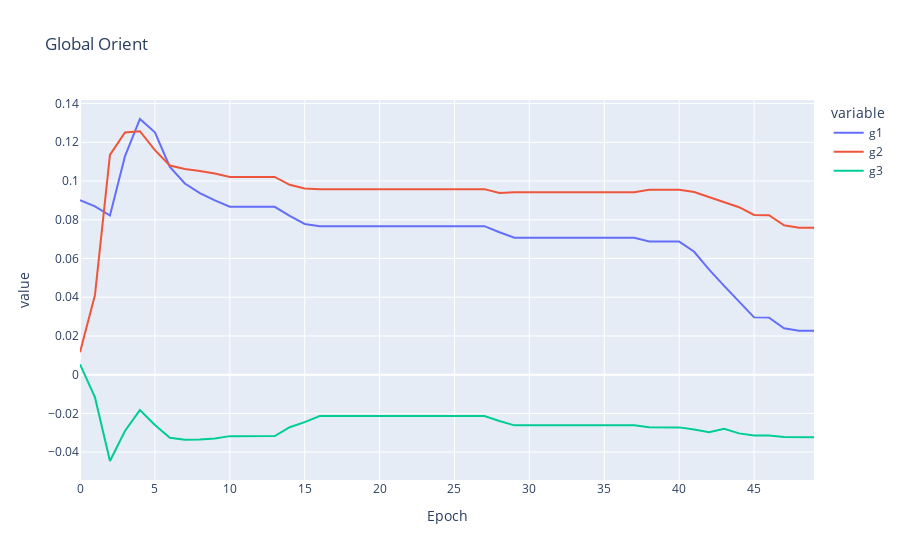

Write notebook code for a chart like this one.
### Code cell
df = pd.DataFrame(store_epoch["global_orient"])
global_orient = ["g" + str(i + 1) for i in range(3)]
df.columns = global_orient
df["Epoch"] = df.index

fig = px.line(df, x="Epoch", y=global_orient, title="Global Orient")
fig.show()

### Figure 1 — Plotly figure (JSON) as saved in the notebook; plotly's stock layout.template omitted (floating-point values rounded to 4 significant figures)
{"data": [{"hovertemplate": "variable=g1<br>Epoch=%{x}<br>value=%{y}<extra></extra>", "legendgroup": "g1", "line": {"color": "#636efa", "dash": "solid"}, "marker": {"symbol": "circle"}, "mode": "lines", "name": "g1", "orientation": "v", "showlegend": true, "type": "scatter", "x": [0, 1, 2, 3, 4, 5, 6, 7, 8, 9, 10, 11, 12, 13, 14, 15, 16, 17, 18, 19, 20, 21, 22, 23, 24, 25, 26, 27, 28, 29, 30, 31, 32, 33, 34, 35, 36, 37, 38, 39, 40, 41, 42, 43, 44, 45, 46, 47, 48, 49], "xaxis": "x", "y": [0.09009, 0.08691, 0.0822, 0.1127, 0.132, 0.1251, 0.1073, 0.09873, 0.09376, 0.08998, 0.08669, 0.08669, 0.08669, 0.08669, 0.082, 0.07783, 0.07671, 0.0767, 0.0767, 0.0767, 0.0767, 0.0767, 0.0767, 0.0767, 0.0767, 0.0767, 0.0767, 0.0767, 0.07354, 0.07072, 0.07072, 0.07072, 0.07072, 0.07072, 0.07072, 0.07072, 0.07072, 0.07072, 0.06878, 0.06875, 0.06875, 0.06346, 0.05423, 0.04586, 0.03771, 0.02959, 0.02947, 0.02393, 0.02272, 0.02272], "yaxis": "y"}, {"hovertemplate": "variable=g2<br>Epoch=%{x}<br>value=%{y}<extra></extra>", "legendgroup": "g2", "line": {"color": "#EF553B", "dash": "solid"}, "marker": {"symbol": "circle"}, "mode": "lines", "name": "g2", "orientation": "v", "showlegend": true, "type": "scatter", "x": [0, 1, 2, 3, 4, 5, 6, 7, 8, 9, 10, 11, 12, 13, 14, 15, 16, 17, 18, 19, 20, 21, 22, 23, 24, 25, 26, 27, 28, 29, 30, 31, 32, 33, 34, 35, 36, 37, 38, 39, 40, 41, 42, 43, 44, 45, 46, 47, 48, 49], "xaxis": "x", "y": [0.01163, 0.04116, 0.1135, 0.1251, 0.1257, 0.1159, 0.108, 0.1062, 0.1052, 0.1039, 0.1021, 0.1021, 0.1021, 0.1021, 0.09805, 0.09609, 0.09581, 0.09581, 0.09581, 0.09581, 0.09581, 0.09581, 0.09581, 0.09581, 0.09581, 0.09581, 0.09581, 0.09581, 0.09382, 0.09423, 0.09423, 0.09423, 0.09423, 0.09423, 0.09423, 0.09423, 0.09423, 0.09423, 0.09545, 0.09546, 0.09546, 0.09428, 0.09167, 0.08943, 0.08647, 0.08247, 0.08235, 0.07717, 0.07592, 0.07592], "yaxis": "y"}, {"hovertemplate": "variable=g3<br>Epoch=%{x}<br>value=%{y}<extra></extra>", "legendgroup": "g3", "line": {"color": "#00cc96", "dash": "solid"}, "marker": {"symbol": "circle"}, "mode": "lines", "name": "g3", "orientation": "v", "showlegend": true, "type": "scatter", "x": [0, 1, 2, 3, 4, 5, 6, 7, 8, 9, 10, 11, 12, 13, 14, 15, 16, 17, 18, 19, 20, 21, 22, 23, 24, 25, 26, 27, 28, 29, 30, 31, 32, 33, 34, 35, 36, 37, 38, 39, 40, 41, 42, 43, 44, 45, 46, 47, 48, 49], "xaxis": "x", "y": [0.005365, -0.01174, -0.04457, -0.02909, -0.01831, -0.02593, -0.03257, -0.03366, -0.03351, -0.03296, -0.03173, -0.03173, -0.03173, -0.03173, -0.02711, -0.02448, -0.02131, -0.02131, -0.02131, -0.02131, -0.02131, -0.02131, -0.02131, -0.02131, -0.02131, -0.02131, -0.02131, -0.02132, -0.02394, -0.02616, -0.02616, -0.02616, -0.02616, -0.02616, -0.02616, -0.02616, -0.02616, -0.02616, -0.0272, -0.02721, -0.02721, -0.0283, -0.02976, -0.02793, -0.03031, -0.03141, -0.03141, -0.03221, -0.03233, -0.03233], "yaxis": "y"}], "layout": {"legend": {"title": {"text": "variable"}, "tracegroupgap": 0}, "title": {"text": "Global Orient"}, "xaxis": {"anchor": "y", "domain": [0, 1], "title": {"text": "Epoch"}}, "yaxis": {"anchor": "x", "domain": [0, 1], "title": {"text": "value"}}}}
